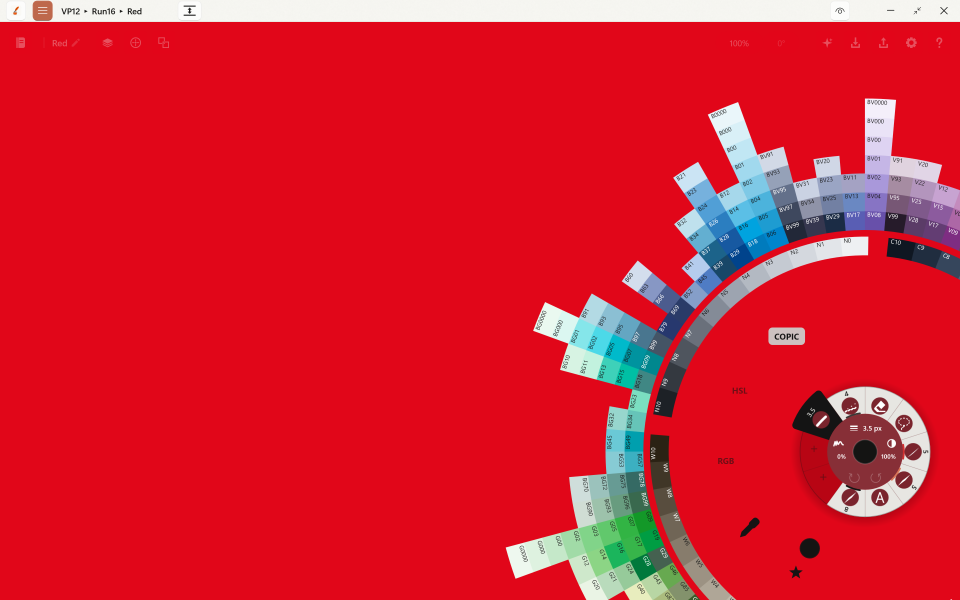
#> input picture scratchpad/vp12/b01-copic-probe.png, 2880 x 1800 px (shown at 1/3 size)
$ python lattice.py ../../scratchpad/vp12/b01-copic-probe.png
#> lines starting #> are read from the running program, lines starting #| are printed output that depends on the picture
# Does the Concepts top bar OVERLAY the canvas or SHRINK it?
# The page carries a dot grid. If the bar overlays, the dot lattice keeps its
# phase and pitch straight through the bar band and up to y=0. If the bar
# shrinks the canvas, the lattice starts BELOW the bar and there are no dots
# above it. Measured, not eyeballed.
import numpy as np
from PIL import Image
import sys

im = np.asarray(Image.open(sys.argv[1]).convert("L")).astype(np.int16)
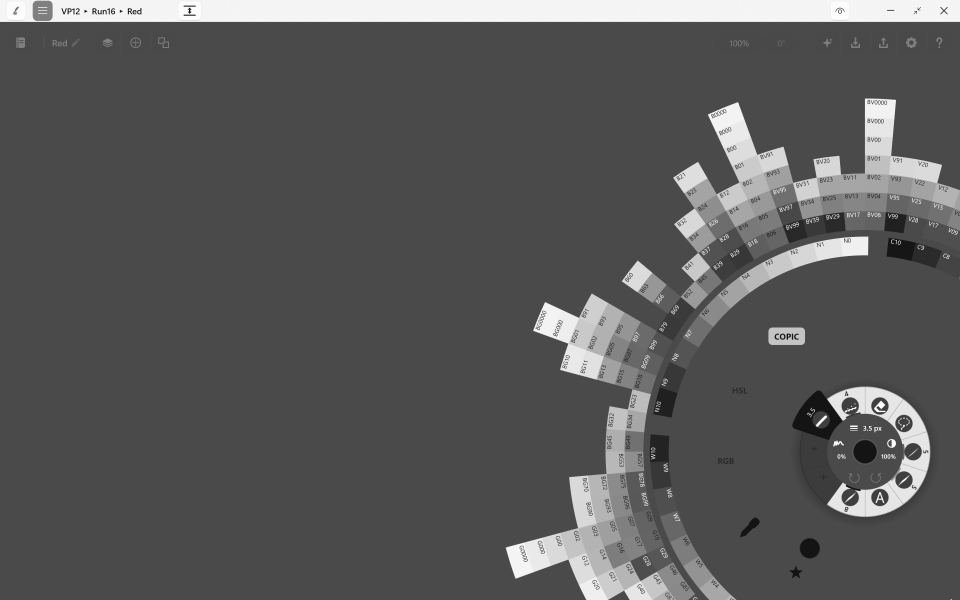
#> im: shape (1800, 2880) int16 (shown at 1/3 size); min 19, max 255, mean 89.4
h, w = im.shape
#> h = 1800; w = 2880
# a column band well clear of the dial (x<600) and of the right cluster
band = im[:, 1200:2400]
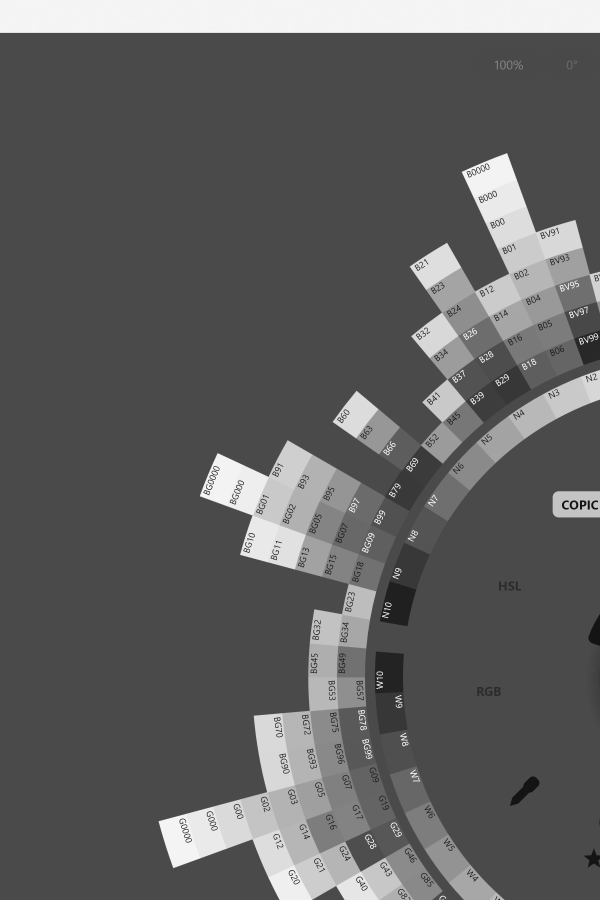
#> band: shape (1800, 1200) int16 (shown at 1/2 size); min 20, max 247, mean 95.6
rows = (band > 18).sum(axis=1)          # dots are faint but above the black page
#> rows = 1800 values from 1200 to 1200
print("image %dx%d" % (w, h))
#| image 2880x1800
ys = np.nonzero(rows > 8)[0]
#> ys = 1800 values from 0 to 1799
print("first row with dots: y=%s   last: y=%s" % (ys.min() if len(ys) else None,
                                                  ys.max() if len(ys) else None))
#| first row with dots: y=0   last: y=1799
# lattice pitch and phase from the row profile
peaks = [y for y in range(2, h-2) if rows[y] > 8 and rows[y] >= rows[y-1] and rows[y] > rows[y+1]]
#> peaks = []
print("dot rows found: %d, first 12: %s" % (len(peaks), peaks[:12]))
#| dot rows found: 0, first 12: []
if len(peaks) > 3:
    d = np.diff(peaks)
    d = d[d > 3]
    print("row pitch: median=%.1f px  min=%d max=%d" % (np.median(d), d.min(), d.max()))
    print("dot rows above y=200 (the top-bar band): %s" % [p for p in peaks if p < 200])

$ run again, on scratchpad/vp12/c02-copic-bl.png
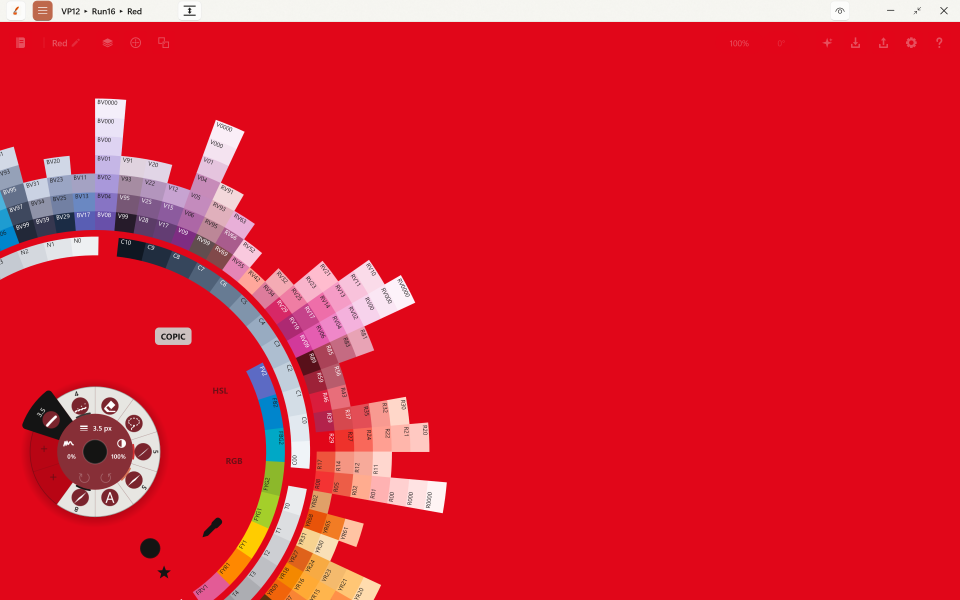
#> input picture scratchpad/vp12/c02-copic-bl.png, 2880 x 1800 px (shown at 1/3 size)
#> `im = np.asarray(Image.open(sys.argv[1]).convert("L")).astype(np.int16)`:
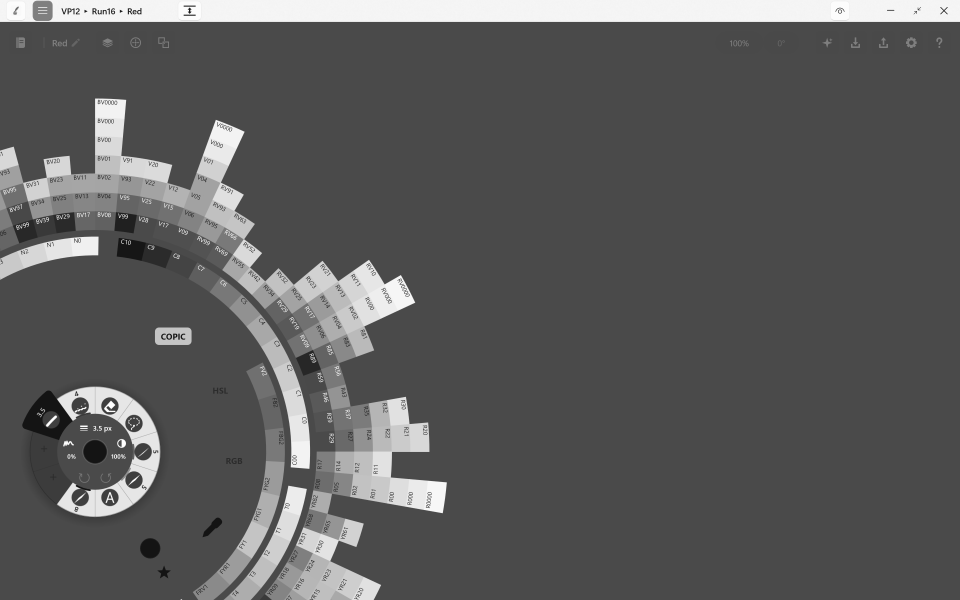
#> im: shape (1800, 2880) int16 (shown at 1/3 size); min 19, max 255, mean 91.2
#> `band = im[:, 1200:2400]`:
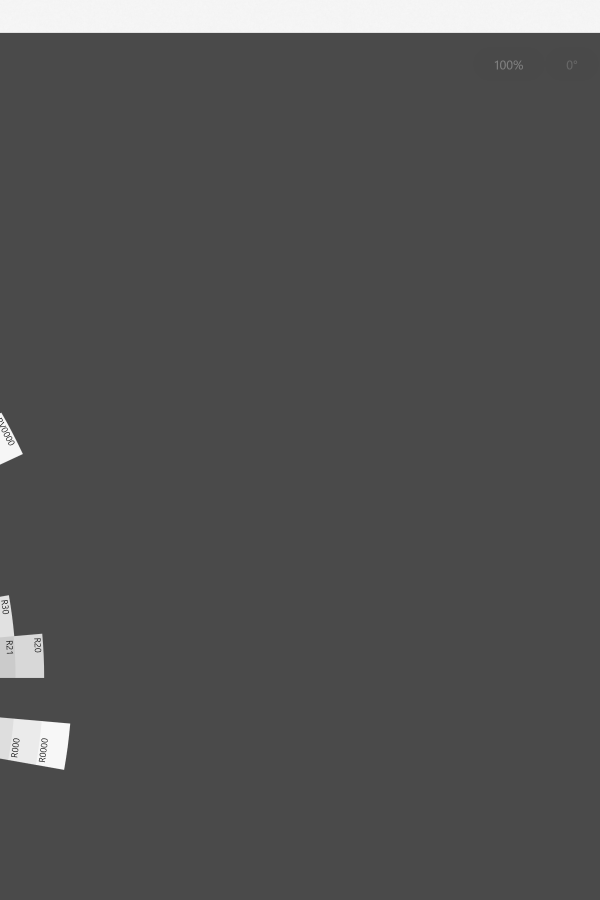
#> band: shape (1800, 1200) int16 (shown at 1/2 size); min 35, max 247, mean 81.9
#> rows = 1800 values from 1200 to 1200
#| image 2880x1800
#> ys = 1800 values from 0 to 1799
#| first row with dots: y=0   last: y=1799
#> peaks = []
#| dot rows found: 0, first 12: []

$ run again, on scratchpad/vp12/c03-3oclock-crop.png
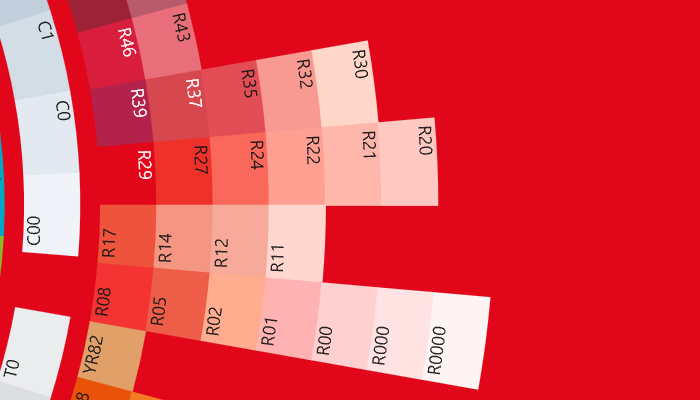
#> input picture scratchpad/vp12/c03-3oclock-crop.png, 700 x 400 px
#> `im = np.asarray(Image.open(sys.argv[1]).convert("L")).astype(np.int16)`:
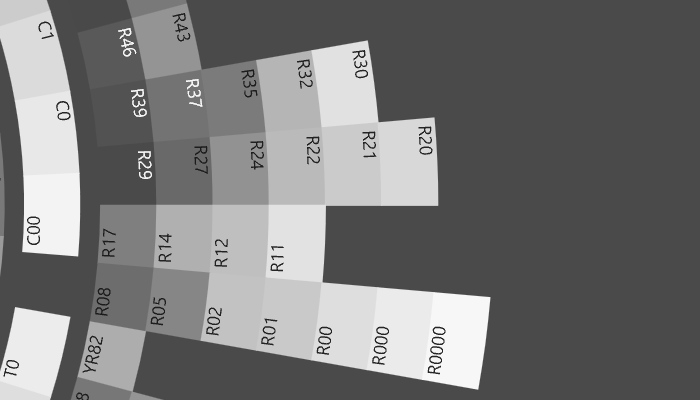
#> im: shape (400, 700) int16; min 28, max 247, mean 118.6
#> band = empty array
#> rows = 400 values from 0 to 0
#| image 700x400
#> ys = empty array
#| first row with dots: y=None   last: y=None
#> peaks = []
#| dot rows found: 0, first 12: []

$ run again, on scratchpad/vp12/d03-hover-partial.png
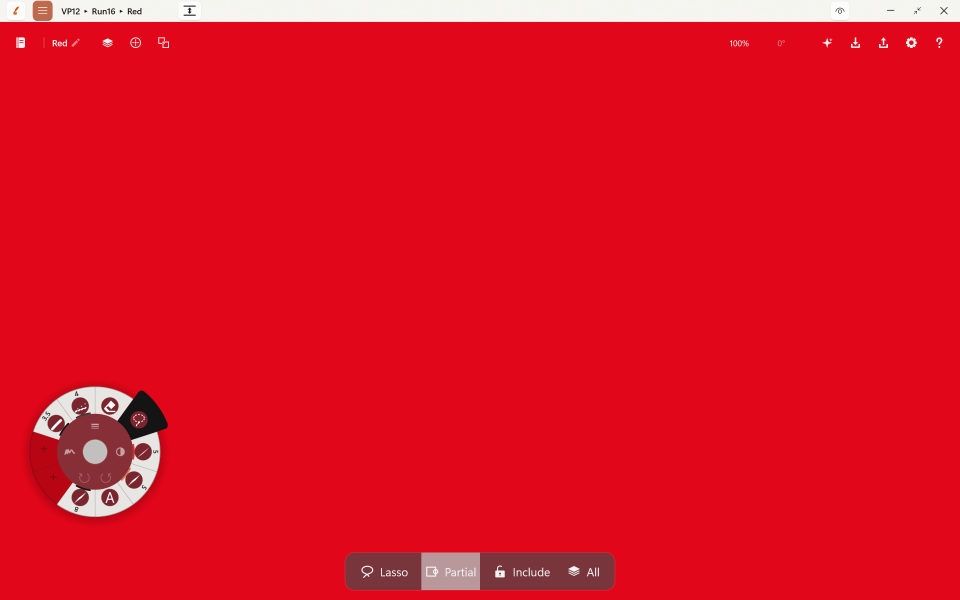
#> input picture scratchpad/vp12/d03-hover-partial.png, 2880 x 1800 px (shown at 1/3 size)
#> `im = np.asarray(Image.open(sys.argv[1]).convert("L")).astype(np.int16)`:
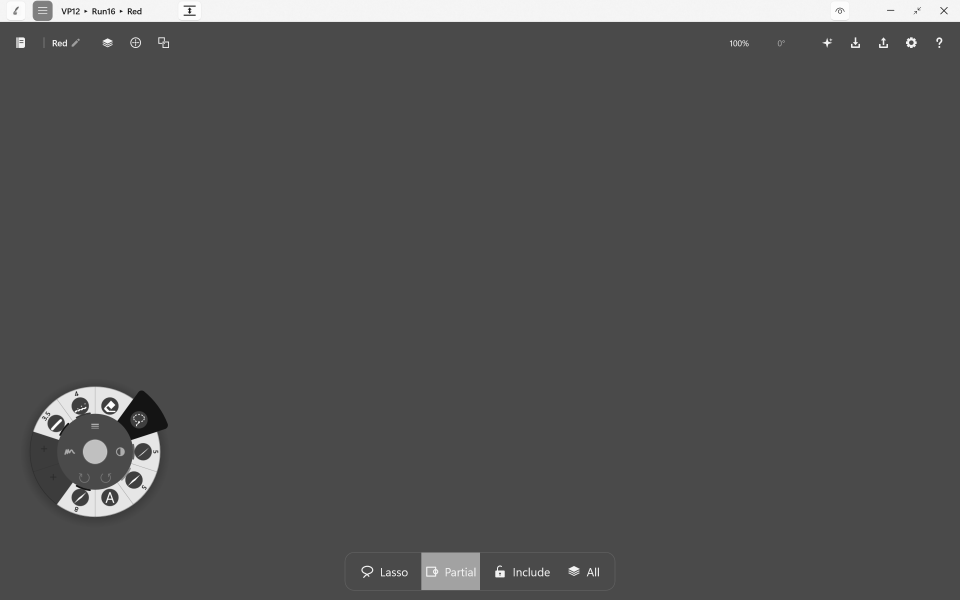
#> im: shape (1800, 2880) int16 (shown at 1/3 size); min 20, max 255, mean 81.8
#> `band = im[:, 1200:2400]`:
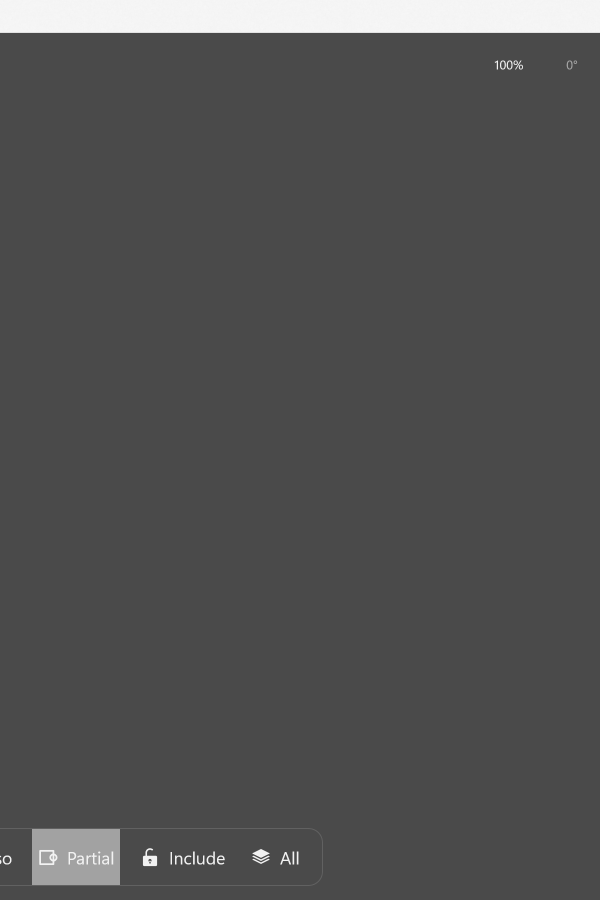
#> band: shape (1800, 1200) int16 (shown at 1/2 size); min 73, max 247, mean 81.3
#> rows = 1800 values from 1200 to 1200
#| image 2880x1800
#> ys = 1800 values from 0 to 1799
#| first row with dots: y=0   last: y=1799
#> peaks = []
#| dot rows found: 0, first 12: []
